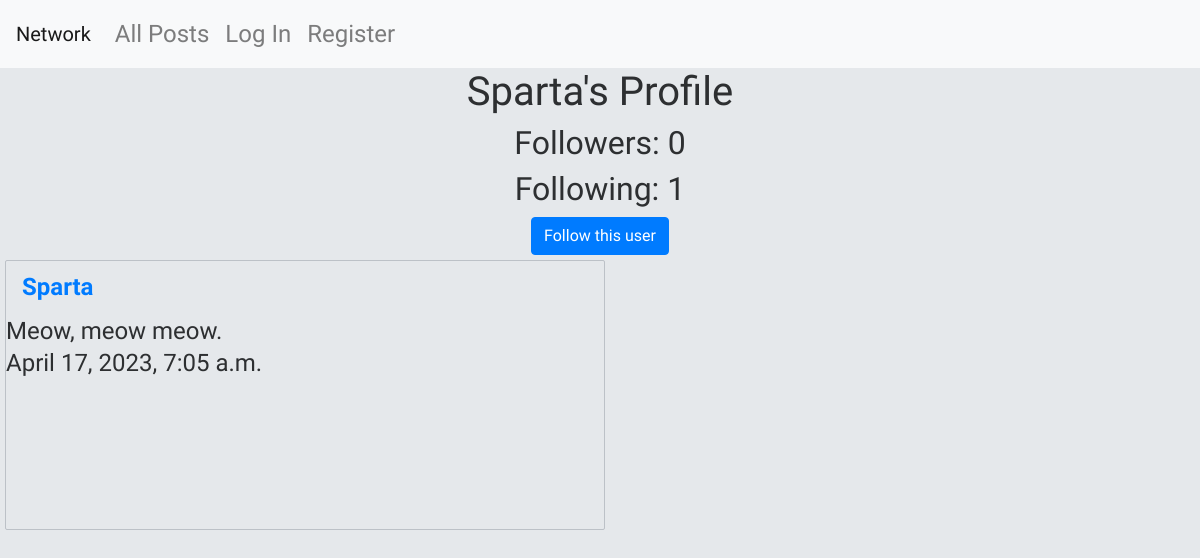
/Sparta, run on the app's committed database.
### network/models.py (models this page shows, shortened)
class User(AbstractUser):
    id = models.AutoField(primary_key=True)
    followers = models.ManyToManyField("self", blank=True, related_name="user_followers", symmetrical=False)
    following = models.ManyToManyField("self", blank=True, related_name="user_following", symmetrical=False)

class Post(models.Model):
    id = models.AutoField(primary_key=True)
    author = models.ForeignKey(User, on_delete=models.CASCADE)
    content = models.CharField(max_length=128)
    date = models.DateTimeField(auto_now_add=True)
    likes = models.IntegerField()

### network/views.py (the view, shortened to what this page needs)
# urls.py: path("<str:username>", views.profile, name="profile"),
def profile(request, username):
    posts = Post.objects.all()
    postsToShow = []
    for post in posts:
        if post.author.username == username:
            postsToShow.append(post)
    posts = posts.order_by("-date").all()
    profile_user = User.objects.get(username=username)
    return render(request, "network/profile.html", {"profile_username": username, "profile_user": profile_user, "posts": posts})

### network/templates/network/profile.html (shortened to what this page needs)
{% extends "network/layout.html" %}
{% block body %}
    <h1>{{ profile_username }}'s Profile</h1>
    <div id="follower-info">
        <h2>Followers: {{profile_user.followers.all|length}}</h2>
        <h2>Following: {{profile_user.following.all|length}}</h2>
    </div>
    {% if user.username != profile_username %}
    <div id="follow-button-container">
        <form id="follow-form" action="{% url 'profile' profile_username %}" method="POST">
            {% if profile_user in user.following.all %}
            <input type="submit" id="follow-button" class="btn btn-primary" value="Unfollow this user"/>
            {% else %}
            <input type="submit" id="follow-button" class="btn btn-primary" value="Follow this user"/>
            {% endif %}
        </form>
    </div>
    {% endif %}
    {% for post in posts %}
        {% if post.author == profile_user %}
        <div class="post">
            <a class="nav-link" href="{% url 'profile' post.author.username %}"><strong>{{ post.author.username }}</strong></a>
            <span>{{ post.content }}</span>
            <h4>{{ post.date }}</h4>
        </div>
        {% endif %}
    {% endfor %}
{% endblock %}

### network/static/network/styles.css (style rules this page uses)
:root { --background: #e5e8eb; --font-color: #2d2f31; --borders: #bcc1c7; --post-width: 600px; --success: #0b836b; --error: #a72727; }
body { text-align: center; vertical-align: middle; font-size: 24px; font-family: 'Gaegu', sans-serif; background-color: var(--background); color: var(--font-color); }
.post { text-align: left; height: calc(var(--post-width) * 0.45); width: var(--post-width); margin: 5px; border-radius: 2px; border: 1px solid var(--borders); }

### data on the page
User: username "Sparta", followers.all|length "0", following.all|length "1"
Post: author.username "Sparta", content "Meow, meow meow.", date "April 17, 2023, 7:05 a.m."
